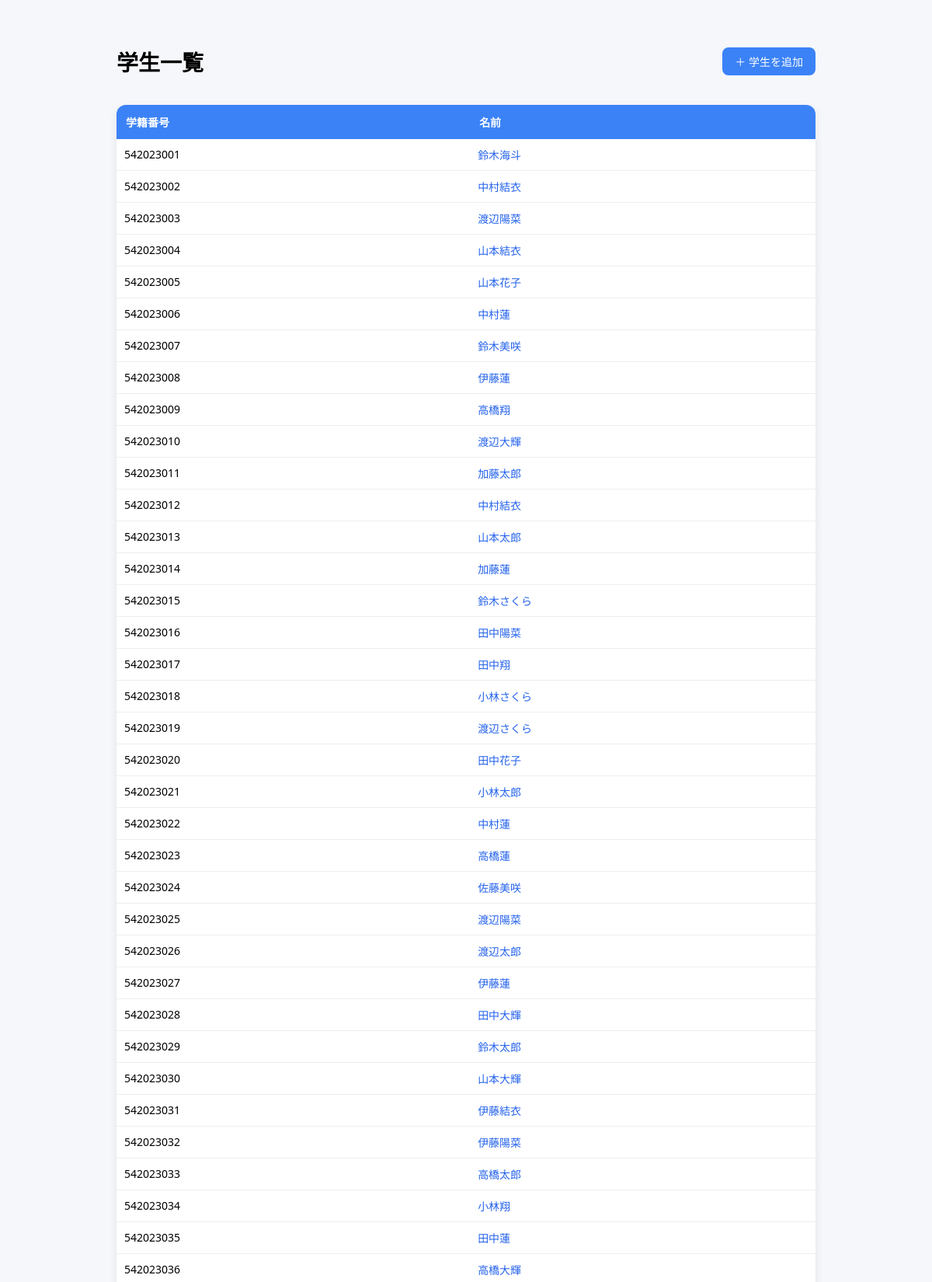
/students (upper part), run on the app's committed database.
### tables this page shows
CREATE TABLE students (
    student_id TEXT PRIMARY KEY,
    name TEXT NOT NULL,
    department TEXT NOT NULL,
    grade INTEGER NOT NULL,
    year INTEGER NOT NULL
);

### app.py (the view)
@app.route("/students")
def students():
    cur = get_db().cursor()
    cur.execute("SELECT student_id, name, department FROM students")
    rows = cur.fetchall()
    return render_template("students.html", students=rows)

### app.py (called while the page is built)
def get_db():
    db = getattr(g, "_database", None)
    if db is None:
        db = g._database = sqlite3.connect(DATABASE)
    return db

@app.teardown_appcontext
def close_connection(exception):
    db = getattr(g, "_database", None)
    if db is not None:
        db.close()

### templates/students.html (shortened to what this page needs)
<!DOCTYPE html>
<html lang="ja">
<head>
</head>
<body>
  <div class="container">
    <div class="top-bar">
      <h1>学生一覧</h1>
      <a href="/students/add" class="button">＋ 学生を追加</a>
    </div>
    {% if students %}
    <table>
      <thead>
        <tr>
          <th>学籍番号</th>
          <th>名前</th>
        </tr>
      </thead>
      <tbody>
  {% for student in students %}
  <tr>
    <td>{{ student[0] }}</td>
    <td>
      <a href="/students/{{ student[0] }}">
        {{ student[1] }}
      </a>
    </td>
  </tr>
  {% endfor %}
</tbody>
    </table>
    {% else %}
      <div class="empty">学生データがありません</div>
    {% endif %}
  </div>
</body>
</html>

### templates/students.html (style rules this page uses)
body { font-family: "Segoe UI", sans-serif; background: #f5f7fa; margin: 0; padding: 0; }
.container { max-width: 900px; margin: 40px auto; }
h1 { font-size: 28px; margin-bottom: 20px; }
.top-bar { display: flex; justify-content: space-between; align-items: center; margin-bottom: 16px; }
a.button { background: #3b82f6; color: white; padding: 8px 16px; border-radius: 8px; text-decoration: none; font-size: 14px; }
table { width: 100%; border-collapse: collapse; background: white; border-radius: 12px; overflow: hidden; box-shadow: 0 4px 12px rgba(0,0,0,0.08); }
th { background: #3b82f6; color: white; padding: 12px; text-align: left; font-size: 14px; }
td { padding: 10px; border-bottom: 1px solid #eee; font-size: 14px; }
td a { color: #2563eb; text-decoration: none; }

### data on the page
students: student_id "542023001", name "鈴木海斗"
students: student_id "542023002", name "中村結衣"
students: student_id "542023003", name "渡辺陽菜"
students: student_id "542023004", name "山本結衣"
students: student_id "542023005", name "山本花子"
students: student_id "542023006", name "中村蓮"
students: student_id "542023007", name "鈴木美咲"
students: student_id "542023008", name "伊藤蓮"
students: student_id "542023009", name "高橋翔"
students: student_id "542023010", name "渡辺大輝"
students: student_id "542023011", name "加藤太郎"
students: student_id "542023012", name "中村結衣"
students: student_id "542023013", name "山本太郎"
students: student_id "542023014", name "加藤蓮"
students: student_id "542023015", name "鈴木さくら"
students: student_id "542023016", name "田中陽菜"
students: student_id "542023017", name "田中翔"
students: student_id "542023018", name "小林さくら"
students: student_id "542023019", name "渡辺さくら"
students: student_id "542023020", name "田中花子"
students: student_id "542023021", name "小林太郎"
students: student_id "542023022", name "中村蓮"
students: student_id "542023023", name "高橋蓮"
students: student_id "542023024", name "佐藤美咲"
students: student_id "542023025", name "渡辺陽菜"
students: student_id "542023026", name "渡辺太郎"
students: student_id "542023027", name "伊藤蓮"
students: student_id "542023028", name "田中大輝"
students: student_id "542023029", name "鈴木太郎"
students: student_id "542023030", name "山本大輝"
students: student_id "542023031", name "伊藤結衣"
students: student_id "542023032", name "伊藤陽菜"
students: student_id "542023033", name "高橋太郎"
students: student_id "542023034", name "小林翔"
students: student_id "542023035", name "田中蓮"
students: student_id "542023036", name "高橋大輝"
